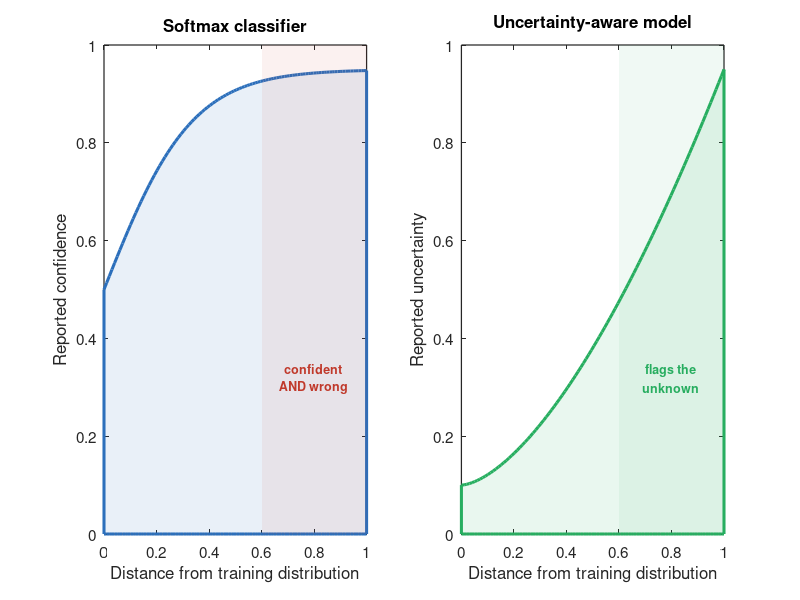

Reproduce this figure in MATLAB. (Note: this script raises an error after producing the figure.)
function make_figures()
% MAKE_FIGURES  Reproduce all PICUP-FDD manuscript figures in MATLAB.
%
% HOW TO RUN
%   1. Put this file in ...\PICUP-FDD\final_figures\
%   2. In MATLAB, cd to that folder and type:  make_figures
%   3. PNG + PDF (300 dpi, vector where possible) are written next to this file.
%
% EXACT DATA SOURCE PER FIGURE  (all paths relative to ..\results\)
%   Figure 1  overconfidence concept ...... none (illustrative curves)
%   Figure 2  unified architecture ........ none (schematic)
%   Figure 3  class balance + baselines ... tep_class_distribution.csv
%                                           baselines_metrics.csv
%                                           deep_baselines_metrics.csv
%   Figure 4  variable saliency ........... unified_interpretability.csv
%   Figure 5  calibrated operating point .. unified_detection.csv
%   Figure 6  open-set AUROC by score ..... unified_openset.csv
%
% The RICHER versions of Fig 5 (full FAR-FDR curve) and Fig 6 (score
% distributions + ROC) need the raw per-window score arrays. Run step09 on a
% machine with PyTorch; it dumps arr_*.npy. Export those to CSV
% (arr_fault_score.csv, arr_scores.csv) and the two optional sections at the
% bottom will draw the curve/distribution versions automatically.
% -------------------------------------------------------------------------

here    = fileparts(mfilename('fullpath'));
resDir  = fullfile(here, '..', 'results');
outDir  = here;

% ---- shared styling ----
BLUE=[0.173 0.435 0.733]; RED=[0.753 0.224 0.169]; GREEN=[0.153 0.682 0.376];
GREY=[0.498 0.549 0.553]; YELLOW=[0.976 0.906 0.624]; PURPLE=[0.843 0.741 0.851];
ORANGE=[0.902 0.494 0.133]; SALMON=[0.961 0.718 0.694]; LIGHTBLUE=[0.839 0.918 0.973];
set(0,'DefaultAxesFontName','Helvetica','DefaultAxesFontSize',11, ...
      'DefaultAxesBox','off','DefaultAxesLineWidth',0.9);

save_fig = @(f,name) local_save(f, outDir, name);

%% ===================== FIGURE 1 — overconfidence concept ================
f = figure('Color','w','Position',[100 100 900 360]);
x = linspace(0,1,100);
subplot(1,2,1);
y1 = 0.5 + 0.45*tanh(x*3);
area(x,y1,'FaceColor',BLUE,'FaceAlpha',0.10,'EdgeColor',BLUE,'LineWidth',2.2); hold on;
patch([0.6 1 1 0.6],[0 0 1 1],RED,'FaceAlpha',0.07,'EdgeColor','none');
ylim([0 1]); xlabel('Distance from training distribution');
ylabel('Reported confidence'); title('Softmax classifier','FontWeight','bold');
text(0.8,0.32,{'confident','AND wrong'},'Color',RED,'HorizontalAlignment','center', ...
     'FontWeight','bold','FontSize',9);
subplot(1,2,2);
y2 = 0.1 + 0.85*x.^1.6;
area(x,y2,'FaceColor',GREEN,'FaceAlpha',0.10,'EdgeColor',GREEN,'LineWidth',2.2); hold on;
patch([0.6 1 1 0.6],[0 0 1 1],GREEN,'FaceAlpha',0.07,'EdgeColor','none');
ylim([0 1]); xlabel('Distance from training distribution');
ylabel('Reported uncertainty'); title('Uncertainty-aware model','FontWeight','bold');
text(0.8,0.32,{'flags the','unknown'},'Color',GREEN,'HorizontalAlignment','center', ...
     'FontWeight','bold','FontSize',9);
sgtitle('Figure 1.  A confident classifier is not a trustworthy one','FontWeight','bold','FontSize',13);
save_fig(f,'fig1_overconfidence');

%% ===================== FIGURE 2 — architecture schematic ================
f = figure('Color','w','Position',[100 100 1100 430]); ax=axes(f); axis(ax,'off');
xlim(ax,[0 11]); ylim(ax,[0 4.4]); hold(ax,'on');
drawbox = @(x,y,w,h,t,c) local_box(ax,x,y,w,h,t,c);
drawarr = @(x1,y1,x2,y2) annotation('arrow'); % placeholder; real arrows below
drawbox(0.2,1.7,1.5,1.0,{'Windowed','input','(W x d)'},LIGHTBLUE);
drawbox(2.1,1.7,2.0,1.0,{'Conv-BN-ReLU','-Pool'},BLUE.*0+[0.68 0.84 0.90]);
drawbox(4.5,1.7,2.0,1.0,{'Conv-ReLU','-GAP'},[0.68 0.84 0.90]);
drawbox(6.9,1.7,1.7,1.0,{'128-d','features'},YELLOW);
local_flowarrow(ax,1.7,2.2,2.1,2.2);
local_flowarrow(ax,4.1,2.2,4.5,2.2);
local_flowarrow(ax,6.5,2.2,6.9,2.2);
heads = {{'Classification','(focal loss)'},[0.67 0.92 0.78],3.5; ...
         {'Calibrated detection','(val threshold \tau)'},[0.96 0.80 0.65],2.55; ...
         {'Open-set reject','(Mahalanobis)'},PURPLE,1.6; ...
         {'Gradient','saliency'},SALMON,0.65};
for k=1:size(heads,1)
    yy = heads{k,3};
    drawbox(9.0,yy-0.32,1.9,0.72,heads{k,1},heads{k,2});
    local_flowarrow(ax,8.6,2.2,9.0,yy+0.04);
end
text(ax,5.5,4.1,'Figure 2.  One backbone, four heads','HorizontalAlignment','center','FontWeight','bold','FontSize',13);
text(ax,7.75,3.0,'shared features','HorizontalAlignment','center','FontAngle','italic','Color',GREY,'FontSize',9);
save_fig(f,'fig2_architecture');

%% ===================== FIGURE 3 — class balance + baselines =============
T  = readtable(fullfile(resDir,'tep_class_distribution.csv'));
Tb = readtable(fullfile(resDir,'baselines_metrics.csv'));
Td = readtable(fullfile(resDir,'deep_baselines_metrics.csv'));
f = figure('Color','w','Position',[100 100 1100 400]);
subplot(1,2,1);
cols = repmat(BLUE,height(T),1); cols(T.faultNumber==0,:) = RED;
b = bar(T.faultNumber, T.n_windows,'FaceColor','flat','EdgeColor','k','LineWidth',0.4);
b.CData = cols;
xlabel('Fault class (0 = normal)'); ylabel('Window count');
title('(a) Tennessee Eastman class balance','FontWeight','bold'); xticks(0:2:20);
subplot(1,2,2);
cnn_f1 = Td.macro_f1(strcmp(Td.model,'CNN1D'));
names = {'PCA-NC','Lin.SVM','RF','MLP','CNN-1D'};
mf1   = [Tb.macro_f1(strcmp(Tb.model,'PCA+NearestCentroid')); ...
         Tb.macro_f1(strcmp(Tb.model,'LinearSVM')); ...
         Tb.macro_f1(strcmp(Tb.model,'RandomForest')); ...
         Tb.macro_f1(strcmp(Tb.model,'MLP')); cnn_f1];
bc = [GREY;GREY;BLUE;BLUE;GREEN];
b2 = bar(mf1,'FaceColor','flat','EdgeColor','k','LineWidth',0.5); b2.CData = bc;
xticklabels(names); ylabel('Macro-F1'); ylim([0 1]);
title('(b) Baseline model comparison','FontWeight','bold');
for i=1:numel(mf1), text(i,mf1(i)+0.02,sprintf('%.2f',mf1(i)),'HorizontalAlignment','center','FontSize',9); end
sgtitle('Figure 3.  Data balance and baseline diagnosis performance','FontWeight','bold','FontSize',13);
save_fig(f,'fig3_data_baselines');

%% ===================== FIGURE 4 — variable saliency =====================
Ti = readtable(fullfile(resDir,'unified_interpretability.csv'));
Ti = sortrows(Ti,'saliency','descend'); Ti = Ti(1:8,:);
lbl = containers.Map( ...
 {'xmeas_21','xmv_10','xmeas_18','xmeas_9','xmeas_19','xmeas_13','xmv_1','xmeas_16'}, ...
 {'Reactor CW outlet temp','Condenser CW valve','Stripper temp','Reactor temp', ...
  'Stripper steam flow','Prod. sep. pressure','D feed valve','Stripper pressure'});
tags = strings(8,1);
for i=1:8
    v = Ti.variable{i};
    if isKey(lbl,v), tags(i)=sprintf('%s  -  %s',v,lbl(v)); else, tags(i)=v; end
end
f = figure('Color','w','Position',[100 100 850 460]);
barh(flipud(Ti.saliency),'FaceColor',BLUE,'EdgeColor','k','LineWidth',0.5);
yticks(1:8); yticklabels(flipud(tags)); set(gca,'FontSize',9);
xlabel('Input-gradient saliency (normalized)');
title('Figure 4.  Variable attribution on Tennessee Eastman','FontWeight','bold','FontSize',13);
save_fig(f,'fig4_saliency');

%% ===================== FIGURE 5 — calibrated operating point ============
Tdet = readtable(fullfile(resDir,'unified_detection.csv'));
calib = [Tdet.FDR(1), Tdet.FAR(1)];        % from CSV: 0.90 , 0.06
delay = Tdet.mean_detection_delay_min(1);  % 47.8 min
naive = [0.96, 0.90];                      % pre-fix naive-argmax reference
f = figure('Color','w','Position',[100 100 760 440]);
Y = [naive; calib]';                       % rows = [FDR;FAR], cols=[naive calib]
b = bar(Y,'grouped','EdgeColor','k','LineWidth',0.5);
b(1).FaceColor = RED; b(2).FaceColor = GREEN;
xticklabels({'Fault-detection rate (FDR)','False-alarm rate (FAR)'});
ylim([0 1.05]); ylabel('Rate');
legend({'Naive argmax','Validation-calibrated (\tau)'},'Box','off','Location','northeast');
title({'Figure 5.  Calibrated threshold fixes the false-alarm problem', ...
       sprintf('(mean detection delay %.1f min)',delay)},'FontWeight','bold','FontSize',12);
xt=[0.855 1.145 1.855 2.145]; yt=[naive(1) calib(1) naive(2) calib(2)];
for i=1:4, text(xt(i),yt(i)+0.015,sprintf('%.2f',yt(i)),'HorizontalAlignment','center','FontSize',9); end
save_fig(f,'fig5_operating_point');

%% ===================== FIGURE 6 — open-set AUROC by score ===============
To = readtable(fullfile(resDir,'unified_openset.csv'));
scores = {'Max softmax','Energy','Entropy','Mahalanobis (features)'};
auroc  = [To.MSP_AUROC(1), To.energy_AUROC(1), To.entropy_AUROC(1), To.mahalanobis_AUROC(1)];
bc = [GREY;GREY;GREY;GREEN];
f = figure('Color','w','Position',[100 100 760 440]);
b = bar(auroc,'FaceColor','flat','EdgeColor','k','LineWidth',0.5); b.CData = bc; hold on;
yline(0.5,'--k','chance','LineWidth',1,'FontSize',8,'LabelHorizontalAlignment','right');
xticklabels(scores); ylabel('AUROC (unknown vs known)'); ylim([0 1]);
for i=1:numel(auroc), text(i,auroc(i)+0.015,sprintf('%.2f',auroc(i)),'HorizontalAlignment','center','FontSize',9); end
title({'Figure 6.  Unknown-fault rejection: feature distance beats softmax', ...
       '(held-out faults 16, 17, 18)'},'FontWeight','bold','FontSize',12);
save_fig(f,'fig6_openset_auroc');

%% ============ OPTIONAL: richer Fig 5/6 if raw arrays exported ===========
% Export arr_fault_score.npy etc. to CSV first, then uncomment.
fs_path = fullfile(resDir,'arr_fault_score.csv');
if isfile(fs_path)
    local_curve_fig5(resDir, outDir, RED, GREEN); %#ok<UNRCH>
end
sc_path = fullfile(resDir,'arr_scores.csv');   % columns: is_unknown, maha, energy, entropy
if isfile(sc_path)
    local_dist_fig6(resDir, outDir, BLUE, RED); %#ok<UNRCH>
end

fprintf('All figures written to: %s\n', outDir);
end

% ======================= helpers =======================
function local_save(f, outDir, name)
    exportgraphics(f, fullfile(outDir,[name '.png']), 'Resolution',300);
    exportgraphics(f, fullfile(outDir,[name '.pdf']), 'ContentType','vector');
end

function local_box(ax,x,y,w,h,t,c)
    rectangle(ax,'Position',[x y w h],'Curvature',0.25,'FaceColor',c,'EdgeColor','k','LineWidth',1.1);
    text(ax,x+w/2,y+h/2,t,'HorizontalAlignment','center','VerticalAlignment','middle','FontWeight','bold','FontSize',9);
end

function local_flowarrow(ax,x1,y1,x2,y2)
    annotation(ax.Parent,'arrow', ...
        dsxy2figxy(ax,[x1 x2]), dsxy2figxy_y(ax,[y1 y2]),'LineWidth',1.3,'Color',[0.2 0.2 0.2]);
end

function out = dsxy2figxy(ax,x)
    p = ax.Position; xl = xlim(ax);
    out = p(1) + (x - xl(1))/(xl(2)-xl(1))*p(3);
end
function out = dsxy2figxy_y(ax,y)
    p = ax.Position; yl = ylim(ax);
    out = p(2) + (y - yl(1))/(yl(2)-yl(1))*p(4);
end

function local_curve_fig5(resDir,outDir,RED,GREEN)
    S = readtable(fullfile(resDir,'arr_fault_score.csv')); % cols: score, is_normal, is_knownfault
    thr = linspace(0,1,200); far=zeros(size(thr)); fdr=zeros(size(thr));
    nrm = S.score(logical(S.is_normal)); flt = S.score(logical(S.is_knownfault));
    for i=1:numel(thr)
        far(i)=mean(nrm>=thr(i)); fdr(i)=mean(flt>=thr(i));
    end
    f=figure('Color','w','Position',[100 100 620 500]);
    plot(far,fdr,'-','Color',GREEN,'LineWidth',2); hold on;
    plot(0.06,0.90,'o','MarkerFaceColor',GREEN,'MarkerEdgeColor','k','MarkerSize',9);
    plot(0.90,0.96,'s','MarkerFaceColor',RED,'MarkerEdgeColor','k','MarkerSize',9);
    xlabel('False-alarm rate'); ylabel('Fault-detection rate');
    legend({'Operating curve','Calibrated (\tau)','Naive argmax'},'Box','off','Location','southeast');
    title('Figure 5.  Detection operating characteristic','FontWeight','bold');
    exportgraphics(f,fullfile(outDir,'fig5_curve.png'),'Resolution',300);
end

function local_dist_fig6(resDir,outDir,BLUE,RED)
    S = readtable(fullfile(resDir,'arr_scores.csv')); % cols: is_unknown, maha
    known = S.maha(S.is_unknown==0); unk = S.maha(S.is_unknown==1);
    f=figure('Color','w','Position',[100 100 620 460]);
    histogram(known,40,'FaceColor',BLUE,'FaceAlpha',0.6,'EdgeColor','none'); hold on;
    histogram(unk,40,'FaceColor',RED,'FaceAlpha',0.6,'EdgeColor','none');
    xlabel('Mahalanobis distance'); ylabel('Count');
    legend({'Known faults','Unknown faults'},'Box','off');
    title('Figure 6.  Open-set score separation','FontWeight','bold');
    exportgraphics(f,fullfile(outDir,'fig6_distribution.png'),'Resolution',300);
end
